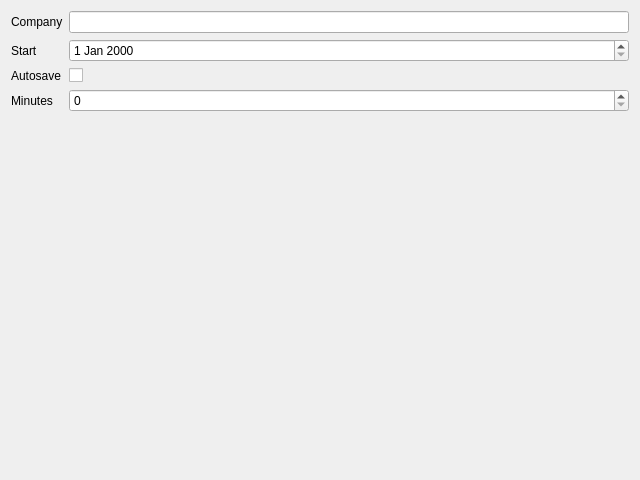
<?xml version="1.0" encoding="UTF-8"?>
<ui version="4.0">
 <class>PreferencesGeneral</class>
 <widget class="QDialog" name="PreferencesGeneral">
  <property name="geometry">
   <rect>
    <x>0</x>
    <y>0</y>
    <width>640</width>
    <height>480</height>
   </rect>
  </property>
  <property name="windowTitle">
   <string>Preferences</string>
  </property>
  <layout class="QFormLayout" name="formLayout">
   <item row="0" column="0">
    <widget class="QLabel" name="label_companyEdit">
     <property name="text">
      <string>Company</string>
     </property>
     <property name="buddy">
      <cstring>companyEdit</cstring>
     </property>
    </widget>
   </item>
   <item row="0" column="1">
    <widget class="QLineEdit" name="companyEdit"/>
   </item>
   <item row="1" column="0">
    <widget class="QLabel" name="label_startEdit">
     <property name="text">
      <string>Start</string>
     </property>
     <property name="buddy">
      <cstring>startEdit</cstring>
     </property>
    </widget>
   </item>
   <item row="1" column="1">
    <widget class="QDateEdit" name="startEdit"/>
   </item>
   <item row="2" column="0">
    <widget class="QLabel" name="label_autosaveCheck">
     <property name="text">
      <string>Autosave</string>
     </property>
     <property name="buddy">
      <cstring>autosaveCheck</cstring>
     </property>
    </widget>
   </item>
   <item row="2" column="1">
    <widget class="QCheckBox" name="autosaveCheck"/>
   </item>
   <item row="3" column="0">
    <widget class="QLabel" name="label_minutesEdit">
     <property name="text">
      <string>Minutes</string>
     </property>
     <property name="buddy">
      <cstring>minutesEdit</cstring>
     </property>
    </widget>
   </item>
   <item row="3" column="1">
    <widget class="QSpinBox" name="minutesEdit"/>
   </item>
  </layout>
 </widget>
 <tabstops>
  <tabstop>companyEdit</tabstop>
  <tabstop>startEdit</tabstop>
  <tabstop>autosaveCheck</tabstop>
  <tabstop>minutesEdit</tabstop>
 </tabstops>
 <resources/>
 <connections/>
</ui>
